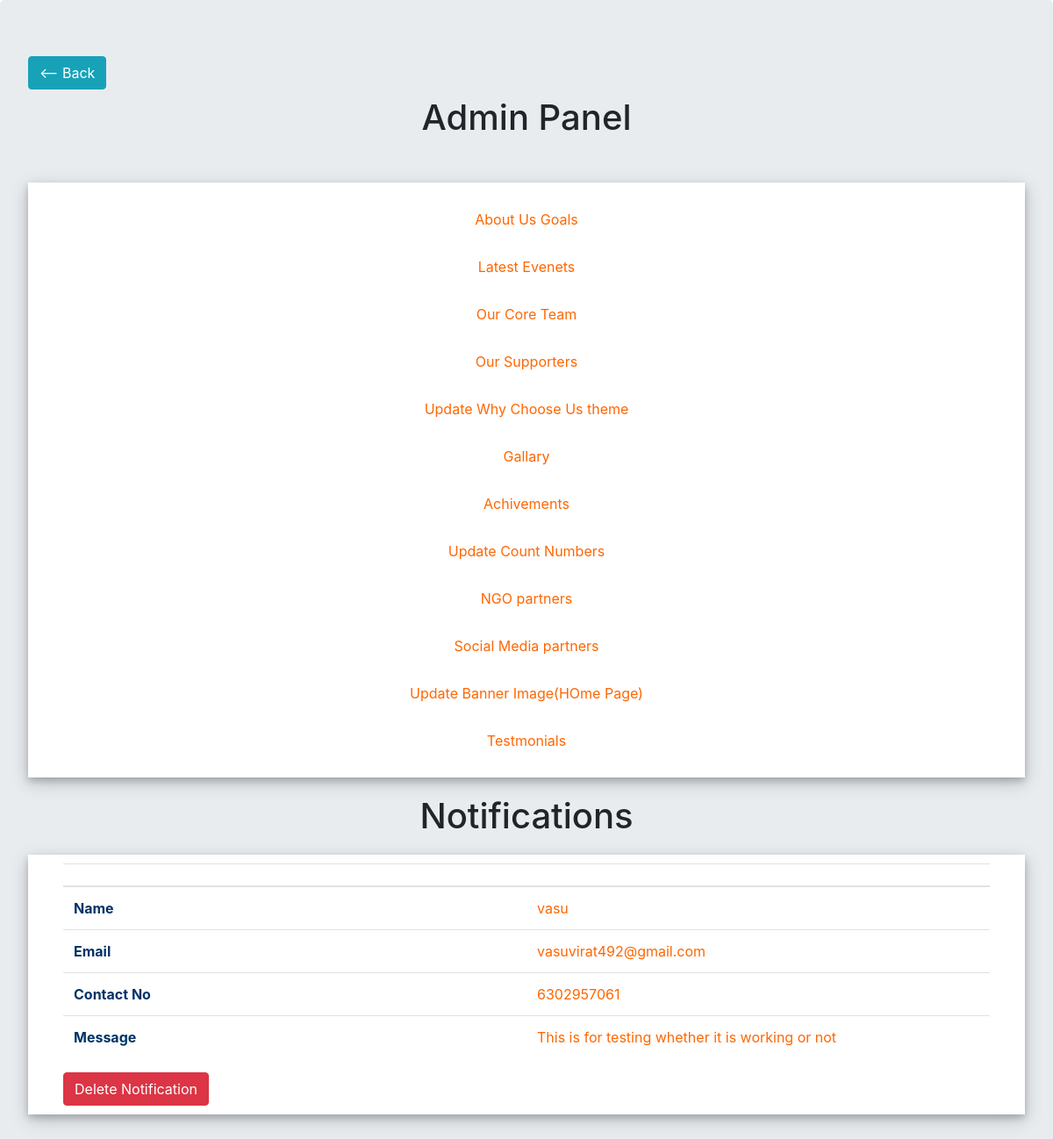
Screenshot of /admin_panel/ (signed in) with the database file from the repository.
### app/models.py (models this page shows, shortened)
class ContactUs(models.Model):
    name=models.CharField(max_length=256)
    email=models.EmailField()
    phone=models.CharField(max_length=10)
    message=models.TextField()

### app/views.py (the view)
# urls.py: path('admin_panel/',views.admin_panel,name="admin_panel"),
@user_passes_test(lambda u: u.is_superuser)
def admin_panel(request):
    notifications=ContactUs.objects.all()
    return render(request,'admin-index.html',{'notifications':notifications})

### templates/admin-index.html (shortened to what this page needs)
{% load static %}
<!DOCTYPE html>
<html lang="en" dir="ltr">
  <head>
    <link rel="stylesheet" href="{% static 'bootstrap/bootstrap.min.css'%}">
  </head>
  <body>
    <div class="jumbotron">
        <h6><a href="/" class="btn btn-info"><-- Back</a></h6>
        <center><h1 style="">Admin Panel</h1></center>
        <ul style="background-color:white;box-shadow: 0 4px 8px 0 rgba(0, 0, 0, 0.2), 0 6px 20px 0 rgba(0, 0, 0, 0.19);list-style-type:none;text-align:center;margin-top:50px;padding:10px 0;">
            <li style="margin:10px 0;"><a href="{% url 'app:admin_about'%}" class="gallry-a">About Us Goals</a></li>
            <li style="margin:10px 0;"><a href="{% url 'app:admin_events'%}" class="gallry-a">Latest Evenets</a></li>
            <li style="margin:10px 0;"><a href="{% url 'app:admin_core_team'%}" class="gallry-a"> Our Core Team</a></li>
            <li style="margin:10px 0;"><a href="{% url 'app:admin_supporters'%}" class="gallry-a">Our Supporters</a></li>
            <li style="margin:10px 0;"><a href="{% url 'app:update_why_choose_us'%}" class="gallry-a">Update Why Choose Us theme</a></li>
            <li style="margin:10px 0;"><a href="{% url 'app:admin_gallary'%}" class="gallry-a">Gallary</a></li>
            <li style="margin:10px 0;"><a href="{% url 'app:admin_achivements'%}" class="gallry-a">Achivements</a></li>
            <li style="margin:10px 0;"><a href="{% url 'app:update_count'%}" class="gallry-a">Update Count Numbers</a></li>
            <li style="margin:10px 0;"><a href="{% url 'app:admin_ngo'%}" class="gallry-a">NGO partners</a></li>
            <li style="margin:10px 0;"><a href="{% url 'app:admin_social'%}" class="gallry-a">Social Media partners</a></li>
            <li style="margin:10px 0;"><a href="{% url 'app:update_banner_image'%}" class="gallry-a">Update Banner Image(HOme Page)</a></li>
            <li style="margin:10px 0;"><a href="{% url 'app:admin_testmonial'%}" class="gallry-a">Testmonials</a></li>
        </ul>
        <center><h1 style="margin-top:20px;">Notifications</h1></center>
        {% for notification in notifications%}
          <div style="background-color:white;display:block;box-shadow: 0 4px 8px 0 rgba(0, 0, 0, 0.2), 0 6px 20px 0 rgba(0, 0, 0, 0.19);padding:10px 40px;margin-top:20px;">
            <table class="table" style="table-layout:fixed;word-wrap: break-word;">
              <thead>
                <tr>
                  <th scope="col"></th>
                  <th scope="col"></th>
                </tr>
              </thead>
              <tbody>
                <tr>
                  <th scope="row" style="color:#003366">Name</th>
                  <td style="color:#ff6600">{{notification.name}}</td>
                </tr>
                <tr>
                  <th scope="row" style="color:#003366">Email</th>
                  <td style="color:#ff6600">{{notification.email}}</td>
                </tr>
                <tr>
                  <th scope="row" style="color:#003366">Contact No</th>
                  <td style="color:#ff6600">{{notification.phone}}</td>
                </tr>
                <tr>
                  <th scope="row" style="color:#003366">Message</th>
                  <td style="color:#ff6600">{{notification.message}}</td>
                </tr>
              </tbody>
            </table>
            <a href="{% url 'app:delete_notification' notification.id %}" class="btn btn-danger">Delete Notification</a>
          </div>
        {% endfor %}
    </div>
  </body>
</html>

### templates/admin-index.html (style rules this page uses)
.gallry-a { color:#ff6600; display: block; padding:10px 0; }

### rows the page displays
ContactUs: name "vasu", email "vasuvirat492@gmail.com", phone "6302957061", message "This is for testing whether it is working or not"
